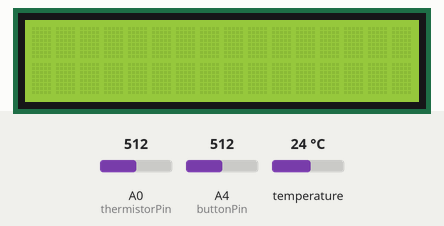
Bench run of a program on a simulated Arduino Nano, built with avr-gcc and run on an emulated ATmega328P. Shown: 16×2 character LCD. Inputs (shaded band) come from the test bench; at power-on: A4 (buttonPin) = 512, A0 (thermistorPin) = 512, temperature 24 °C. What the program prints to the serial monitor is not drawn.

Above: at 2.2 s.
2.3 s: A4 (buttonPin) set to 686
5.3 s: A4 (buttonPin) set to 713
6.9 s: A0 (thermistorPin) set to 306
8.5 s: A4 (buttonPin) set to 690
At 9.2 s:
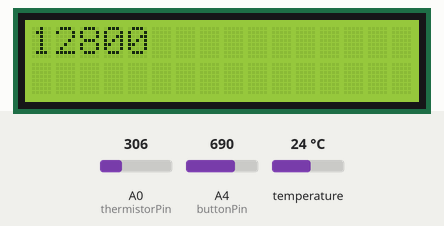
At 10.2 s:
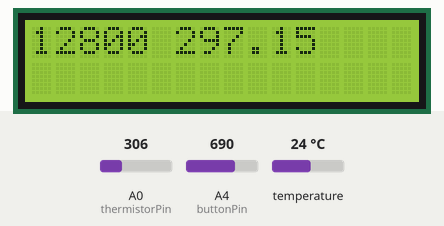
10.8 s: A0 (thermistorPin) set to 122
Timing chart, 0 to 13.5 s (numbered marks = the images above; inputs shaded):
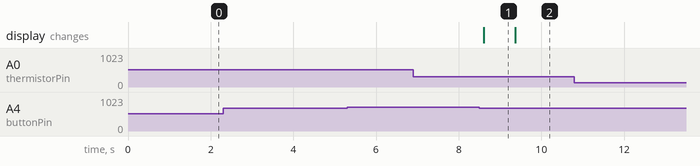

Measured:
- after the input at 2.3 s, every drawn part: stays the same
- after the input at 5.3 s, every drawn part: stays the same
- after the input at 6.9 s, every drawn part: stays the same
- after the input at 8.5 s, the display: changes after 0.11 s (image 1)
- after the input at 10.8 s, every drawn part: stays the same
- what the display in image 1 shows lasts 0.8 s, from 8.6 s to 9.4 s

The program:

main.cpp
```cpp
#include <Arduino.h>
#include <OneWire.h>
#include <DallasTemperature.h>
#include <LiquidCrystal.h>

uint8_t buttonPin = A4;
uint8_t tempSensorPin = 9;
uint8_t thermistorPin = A0;

const uint8_t
  RS = 12,
  E  = 11,
  D4 = 5,
  D5 = 4,
  D6 = 3,
  D7 = 2;
LiquidCrystal lcd(RS, E, D4, D5, D6, D7);

OneWire oneWire(tempSensorPin);      // oneWire instance - communicate with any OneWire device - not just Maxim/Dallas temperature ICs
DallasTemperature sensors(&oneWire); // oneWire reference to Dallas Temperature lib


float value = 0.00;
float V     = 0.00;

uint16_t RseriesResistor = 10000;
uint16_t R     = 0;
uint32_t RSum  = 0;
uint32_t count = 0;
float    RAvg  = 0;

bool buttonState     = false;
bool buttonStatePrev = false;
uint16_t R1 = 0;
uint16_t R2 = 0;
bool isR1 = true;

float tempC1      = 0.00;
float tempKelvin1 = 0.00;
float tempC2      = 0.00;
float tempKelvin2 = 0.00;

float B = 0;


char bufferFloat[5];
char* float_out(float f) {
  dtostrf(f, sizeof(bufferFloat), 2, bufferFloat); //decimals
  return bufferFloat;
}

char bufferUint16[5];
char* uint16_t_out(uint16_t i) {
  sprintf(bufferUint16, "%5d", i);
  return bufferUint16;
}


void setup() {
  Serial.begin(9600);
  pinMode(thermistorPin, INPUT);
  lcd.begin(16, 2);

  sensors.begin(); // Start temperature sensor lib

  delay(1000); //debigging
}


void loop() {
  value = analogRead(thermistorPin);
  V = value * (5.0 / 1023.0);
  R = RseriesResistor * ((1023.0 / value) - 1);

  if (analogRead(buttonPin) > 700) { buttonState = true; Serial.println("BUTTON PRESS!"); }
  else                               buttonState = false;

  if (buttonState == false && buttonStatePrev == true) { // button pressed - print current avg

    if (isR1) { // if FIRST period
      R1 = RAvg;
      lcd.setCursor(0, 0); lcd.print(uint16_t_out(R1));

      sensors.requestTemperatures();
      tempC1 = sensors.getTempCByIndex(0);
      tempKelvin1 = tempC1 + 273.15;
      lcd.setCursor(6, 0); lcd.print(tempKelvin1);

      RSum = 0;
      count = 0;
      RAvg = R; // recalculate average from now on

      isR1 = false;
    }

    else { // if SECOND period
      R2 = RAvg;
      lcd.setCursor(0, 1); lcd.print(uint16_t_out(R2));

      sensors.requestTemperatures();
      tempC2 = sensors.getTempCByIndex(0);
      tempKelvin2 = tempC2 + 273.15;
      lcd.setCursor(6, 1); lcd.print(tempKelvin2);

      B =               (log((float)R1/R2)) /
          ((1.0/tempKelvin1) - (1.0/tempKelvin2));


      RSum = 0;
      count = 0;
      RAvg = R; // recalculate average from now on

      isR1 = true;
    }
  }

  else { // button not pressed - calculate average
    RSum += R;
    count++;
    RAvg = RSum/count;
  }

  buttonStatePrev = buttonState; // 2nd sample of button to check if pressed


  Serial.print(float_out(value)); Serial.print(" analog");
  Serial.print("  ");
  Serial.print(float_out(V)); Serial.print(" V");

  Serial.print("      ");

  Serial.print(uint16_t_out(R)); Serial.print(" R");
  Serial.print("  ");
  Serial.print(uint16_t_out(RAvg)); Serial.print(" avg R");

  Serial.print("      ");

  Serial.print(uint16_t_out(R1)); Serial.print(" R1");
  Serial.print("  ");
  Serial.print(uint16_t_out(R2)); Serial.print(" R2");

  Serial.print("      ");

  Serial.print(float_out(tempKelvin1)); Serial.print(" K1");
  Serial.print("  ");
  Serial.print(float_out(tempKelvin2)); Serial.print(" K2");

  Serial.print("      ");

  Serial.print(float_out(B)); Serial.print(" B");


  Serial.println("");


  delay(50);
}
```
